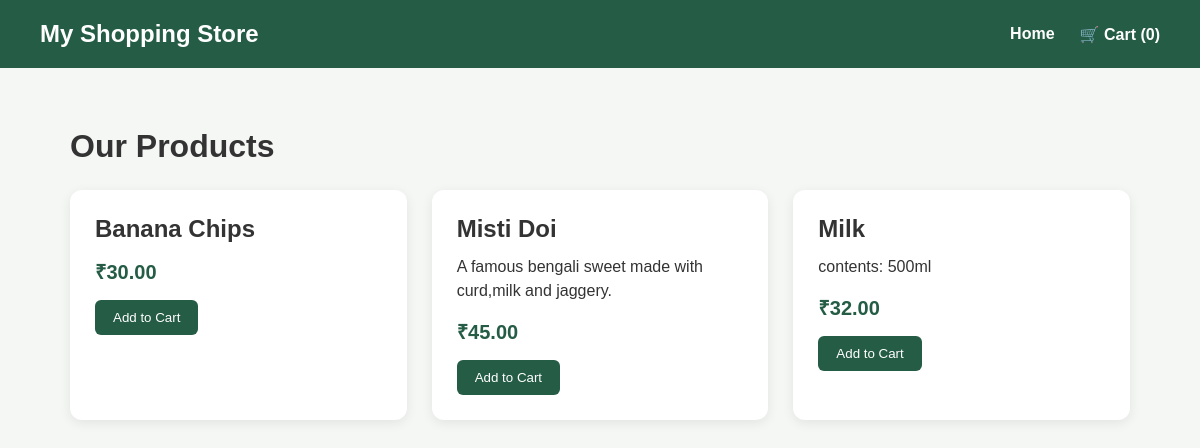
The page / on the database its author committed.
### shop/models.py (models this page shows, shortened)
class Product(models.Model):
    name = models.CharField(max_length=120)
    description = models.TextField(blank=True)
    price = models.DecimalField(max_digits=10, decimal_places=2)
    stock = models.PositiveIntegerField(default=0)
    is_available = models.BooleanField(default=True)
    created_at = models.DateTimeField(auto_now_add=True)

### shop/views.py (the view)
# urls.py: path("", views.product_list, name="product_list"),
def product_list(request):
    products = Product.objects.filter(
        is_available=True,
        stock__gt=0
    )
    return render(request, "shop/product_list.html", {
        "products": products
    })

### shop/cart.py (called while the page is built)
def get_cart_count(request):
    cart = request.session.get("shopping_cart", {})
    return sum(int(quantity) for quantity in cart.values())

### shop/context_processors.py (called while the page is built)
def cart_summary(request):
    return {
        "cart_count": get_cart_count(request)
    }

### shop/templates/shop/product_list.html (shortened to what this page needs)
{% extends 'shop/base.html' %}
{% block content %}
<h1>Our Products</h1>
<div class="product-grid">
    {% for product in products %}
        <div class="product-card">
            <h2>{{ product.name }}</h2>
            <p>{{ product.description }}</p>
            <div class="price">
                ₹{{ product.price }}
            </div>
            <form method="post"
                  action="{% url 'shop:cart_add' product.id %}">
                <button type="submit">Add to Cart</button>
            </form>
        </div>
    {% empty %}
        <p>No products are available yet.</p>
    {% endfor %}
</div>
{% endblock %}

### shop/templates/shop/base.html (shortened to what this page needs)
{% load static %}
<!DOCTYPE html>
<html lang="en">
<head>
    <link rel="stylesheet" href="{% static 'shop/styles.css' %}">
</head>
<body>
    <nav class="navbar">
        <h2>My Shopping Store</h2>
        <div class="nav-links">
            <a href="{% url 'shop:product_list' %}">
                Home
            </a>
            <a href="{% url 'shop:cart_detail' %}">
                🛒 Cart ({{ cart_count }})
            </a>
        </div>
    </nav>
    <main class="container">
        {% block content %}
        {% endblock %}
    </main>
</body>
</html>

### shop/static/shop/styles.css (style rules this page uses)
* { margin: 0; padding: 0; box-sizing: border-box; }
body { font-family: Arial, sans-serif; background-color: #f5f7f5; color: #333; }
.navbar { background-color: #245c45; color: white; padding: 20px 40px; display: flex; justify-content: space-between; align-items: center; }
.navbar h2 { margin: 0; }
.navbar a { color: white; text-decoration: none; font-weight: bold; }
.container { max-width: 1100px; margin: 40px auto; padding: 20px; }
h1 { margin-bottom: 25px; }
.product-grid { display: grid; grid-template-columns: repeat(auto-fit, minmax(230px, 1fr)); gap: 25px; }
.product-card { background: white; padding: 25px; border-radius: 12px; box-shadow: 0 3px 12px rgba(0,0,0,0.08); }
.product-card h2 { margin-bottom: 12px; }
.product-card p { margin-bottom: 15px; line-height: 1.5; }
.price { color: #245c45; font-size: 20px; font-weight: bold; margin-bottom: 15px; }
button { background-color: #245c45; color: white; border: none; padding: 10px 18px; border-radius: 6px; cursor: pointer; }
.nav-links { display: flex; align-items: center; gap: 25px; }

### rows shown on the page
Product: name "Banana Chips", price "30.00"
Product: name "Misti Doi", description "A famous bengali sweet made with curd,milk and jaggery.", price "45.00"
Product: name "Milk", description "contents: 500ml", price "32.00"

### other values the page prints
{{ cart_count }} "0"
